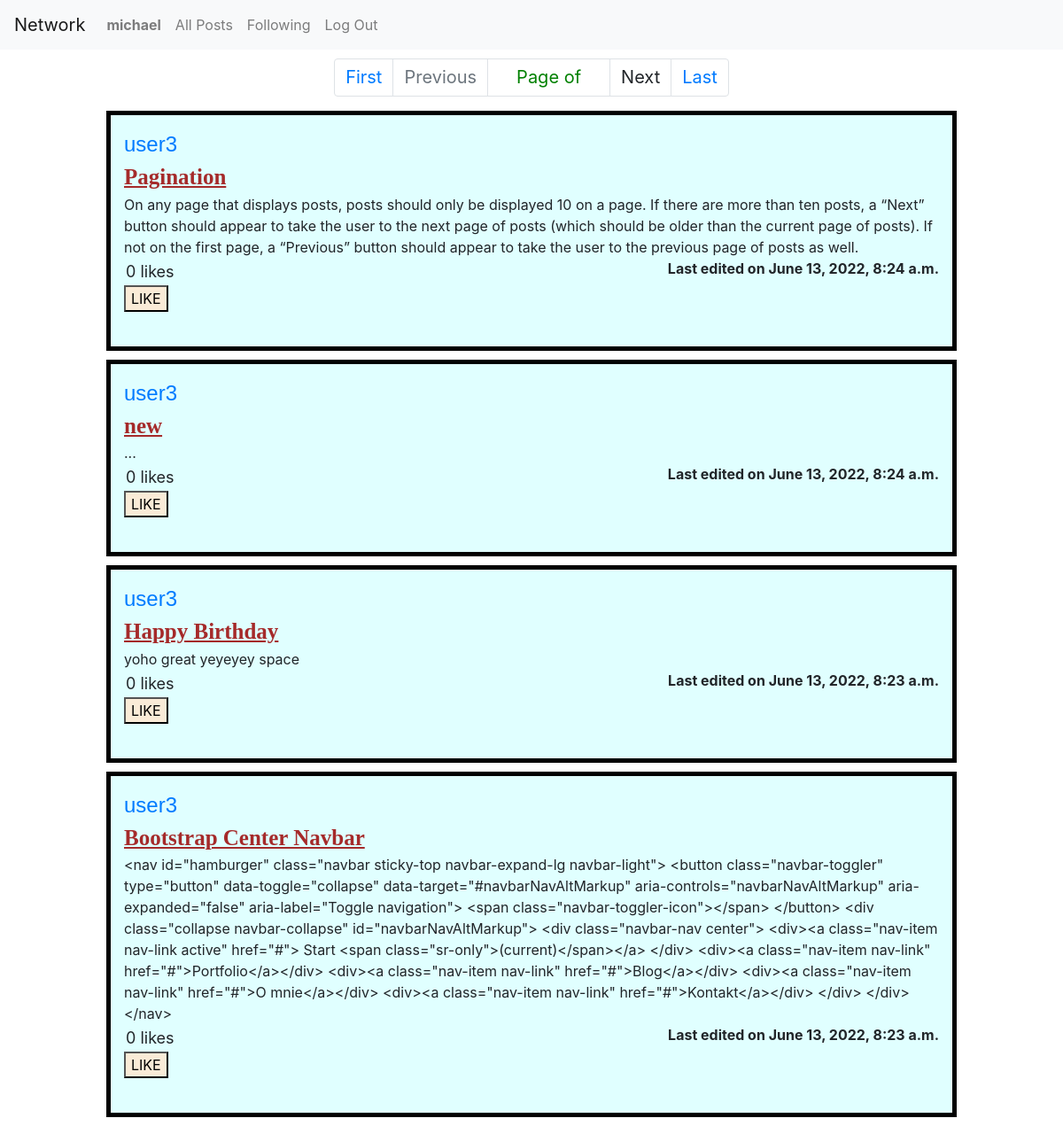
/profile/user3 (signed in), run on the app's committed database.
### network/models.py (models this page shows)
class User(AbstractUser):
    id = models.AutoField(primary_key=True)
    pass

class Post(models.Model):
    id = models.AutoField(primary_key=True)
    username = models.ForeignKey(User, on_delete=models.CASCADE, related_name="post")
    title = models.CharField(max_length=64, default="")
    content = models.CharField(max_length=512)
    time = models.DateTimeField(auto_now=True)

### network/views.py (the view)
# urls.py: path("profile/<str:username>", views.profile_view, name="profile_view"),
def profile_view(request, username):
    user = User.objects.get(username = username)
    return render(request, "network/profile.html", {
        "user_id": user.id,
        "username": username,
        "follower": FollowPair.objects.filter(following = user).count(),
        "following": FollowPair.objects.filter(follower = user).count(),
        "posts": (util.fetchlikes(request, Post.objects.filter(username = user).order_by("-time")) if
                  request.user.is_authenticated else []),
        "self": user == request.user,
        "followed": (FollowPair.objects.filter(follower = request.user, following = user).count() == 1
                     if request.user.is_authenticated else None),
    })

### network/util.py (called while the page is built)
def fetchlikes(request, queryset):
    for post in queryset:
        if request.user.is_authenticated:
            post.liked = (True if LikePair.objects.filter(
                    liker = request.user,
                    likedpost = post.id
                ).count() == 1 else False)
        post.likes = LikePair.objects.filter(likedpost = post.id).count()
    return queryset

### network/templates/network/profile.html (shortened to what this page needs)
{% extends 'network/layout.html' %}
{% load static %}
{% block body %}
    {% include "network/pagination.html" %}
    {% for post in posts %}
        {% include "network/post.html" %}
    {% endfor %}
{% endblock body %}

### network/templates/network/layout.html (shortened to what this page needs)
{% load static %}
<!DOCTYPE html>
<html lang="en">
    <head>
        <link rel="stylesheet" href="https://stackpath.bootstrapcdn.com/bootstrap/4.4.1/css/bootstrap.min.css">
        <link href="{% static 'network/styles.css' %}" rel="stylesheet">
    </head>
    <body>
        <nav class="navbar navbar-expand-lg navbar-light bg-light">
            <a class="navbar-brand" href="#">Network</a>
            <div>
              <ul class="navbar-nav mr-auto">
                {% if user.is_authenticated %}
                    <li class="nav-item">
                        <a class="nav-link" href="{% url 'network:profile_view' username=user.username%}">
                            <strong>{{ user.username }}</strong>
                        </a>
                    </li>
                {% endif %}
                <li class="nav-item">
                  <a class="nav-link" href="{% url 'network:index' %}">All Posts</a>
                </li>
                {% if user.is_authenticated %}
                    <li class="nav-item">
                        <a class="nav-link" href="{% url 'network:following' %}">Following</a>
                    </li>
                    <li class="nav-item">
                        <a class="nav-link" href="{% url 'network:logout' %}">Log Out</a>
                    </li>
                {% endif %}
              </ul>
            </div>
        </nav>
        <div class="body">
            {% block body %}
            {% endblock %}
        </div>
    </body>
</html>

### network/templates/network/post.html (shortened to what this page needs)
<div class="postdiv" id={{ post.id }}>
    <article class="username">
        <a href="{% url 'network:profile_view' username=post.username %}">
            {{ post.username }}
        </a><br>
    </article>
    <article class="title">
        <strong>{{ post.title }}</strong><br>
    </article>
    <div class="editdiv" id={{ post.id }}>
        <article class="content">{{ post.content }}</article>
        <div class="likes" id="likes_{{post.id}}">
            {{ post.likes }} likes
        </div>
        <div class="time">
            Last edited on {{ post.time }}
        </div><br>
        {% if post.liked != None %}
            <button class="like_button" data-id={{ post.id }}>
                {% if post.liked %}
                UNLIKE
                {% else %}
                LIKE
                {% endif %}
            </button>
        {% endif %}
    </div><br>
</div>

### network/static/network/styles.css (style rules this page uses)
.postdiv { background-color: lightcyan; padding: 15px; margin: 10px; border-width: 5px; border-color: black; border-style: solid; white-space: initial; }
.postdiv > .title { font-size: 25px; font-weight: bold; color: brown; font-family: Georgia, 'Times New Roman', Times, serif; text-decoration: underline; }
.postdiv > .username { font-size: 24px; font-family:'Trebuchet MS', 'Arial'; color: purple; }
.postdiv > .editdiv > .time { font-size: 16px; font-weight: bold; display: inline; float: right; }
.postdiv > .editdiv > .likes { font-size: 18px; display: inline-block; margin: 2px; }
@media (min-width: 1000px) { .postdiv { margin-left: 10%; margin-right: 10%; } }
.like_button, .edit_button { background-color: antiquewhite; margin-right: 10px; }
ul { list-style: none; display: table; }
li { display: table-row; }

### data on the page
User: username "michael"
Post: username "user3", title "Pagination", content "On any page that displays posts, posts should only be displayed 10 on a page. If there are more than ten posts, a “Next” button should appear to take the user to the next page of posts (which should be older than the current page of posts). If not on the first page, a “Previous” button should appear to take the user to the previous page of posts as well.", likes "0", time "June 13, 2022, 8:24 a.m.", shows "LIKE"
Post: username "user3", title "new", content "...", likes "0", time "June 13, 2022, 8:24 a.m.", shows "LIKE"
Post: username "user3", title "Happy Birthday", content "yoho great yeyeyey space", likes "0", time "June 13, 2022, 8:23 a.m.", shows "LIKE"
Post: username "user3", title "Bootstrap Center Navbar", content "<nav id=\"hamburger\" class=\"navbar sticky-top navbar-expand-lg navbar-light\"> <button class=\"navbar-toggler\" type=\"button\" data-toggle=\"collapse\" data-target=\"#navbarNavAltMarkup\" aria-controls=\"navbarNavAltMarkup\" aria-expanded=\"false\" aria-label=\"Toggle navigation\"> <span class=\"navbar-toggler-icon\"></span> </button> <div class=\"collapse navbar-collapse\" id=\"navbarNavAltMarkup\"> <div class=\"navbar-nav center\"> <div><a class=\"nav-item nav-link active\" href=\"#\"> Start <span class=\"sr-only\">(current)</span></a> </div> <div><a class=\"nav-item nav-link\" href=\"#\">Portfolio</a></div> <div><a class=\"nav-item nav-link\" href=\"#\">Blog</a></div> <div><a class=\"nav-item nav-link\" href=\"#\">O…", likes "0", time "June 13, 2022, 8:23 a.m.", shows "LIKE"
